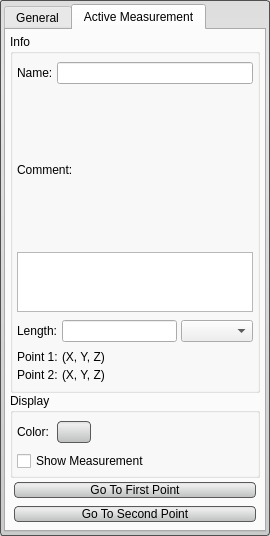
<?xml version="1.0" encoding="UTF-8"?>
<ui version="4.0">
 <class>MeasurementToolInterface</class>
 <widget class="QWidget" name="MeasurementToolInterface">
  <property name="geometry">
   <rect>
    <x>0</x>
    <y>0</y>
    <width>270</width>
    <height>536</height>
   </rect>
  </property>
  <property name="sizePolicy">
   <sizepolicy hsizetype="Preferred" vsizetype="Preferred">
    <horstretch>0</horstretch>
    <verstretch>0</verstretch>
   </sizepolicy>
  </property>
  <property name="minimumSize">
   <size>
    <width>0</width>
    <height>300</height>
   </size>
  </property>
  <property name="maximumSize">
   <size>
    <width>16777215</width>
    <height>16777215</height>
   </size>
  </property>
  <property name="windowTitle">
   <string>Measurement Tool</string>
  </property>
  <property name="styleSheet">
   <string notr="true">QWidget#MeasurementToolInterface{
	border-radius: 3px;
	background-color: qlineargradient(spread:pad, x1:0.5, y1:0, x2:0.5, y2:0.960227, stop:0 rgba(241, 241, 241, 255), stop:0.155779 rgba(250, 250, 250, 255), stop:1 rgba(222, 224, 224, 255));  
}

QPushButton{
	background-color: qlineargradient(spread:pad, x1:0.5, y1:0, x2:0.5, y2:0.960227, stop:0 rgba(221, 221, 221, 255), stop:0.155779 rgba(238, 238, 238, 255), stop:1 rgba(192, 194, 194, 255));
	border-radius: 4px;
	border: 1px solid rgb(90, 90, 90);
	margin:4px;
}

QPushButton:hover{
	background-color: qlineargradient(spread:pad, x1:0.5, y1:0, x2:0.5, y2:1, stop:0 rgba(195, 195, 195, 255), stop:0.253769 rgba(206, 206, 206, 255), stop:1 rgba(185, 185, 185, 255));
	border-radius: 4px;
	border: 1px solid rgb(90, 90, 90);
	margin:4px;
}

QPushButton:pressed{
	background-color: qlineargradient(spread:pad, x1:0.5, y1:0, x2:0.5, y2:1, stop:0 rgba(150, 150, 150, 255), stop:0.753769 rgba(206, 206, 206, 255), stop:1 rgba(185, 185, 185, 255));
	border-radius: 4px;
	border: 1px solid rgb(90, 90, 90);
	margin:4px;
}</string>
  </property>
  <layout class="QVBoxLayout" name="verticalLayout_6">
   <property name="spacing">
    <number>0</number>
   </property>
   <property name="margin">
    <number>0</number>
   </property>
   <item>
    <widget class="QWidget" name="base_" native="true">
     <property name="minimumSize">
      <size>
       <width>0</width>
       <height>0</height>
      </size>
     </property>
     <property name="styleSheet">
      <string notr="true">QWidget#base_{
	border-radius: 3px;
	border: 1px solid rgb(80, 80,80);
	background-color: qlineargradient(spread:pad, x1:0.5, y1:0, x2:0.5, y2:0.960227, stop:0 rgba(221, 221, 221, 255), stop:0.155779 rgba(228, 228, 228, 255), stop:1 rgba(202, 204, 204, 255));      
}</string>
     </property>
     <layout class="QVBoxLayout" name="verticalLayout_7">
      <property name="spacing">
       <number>0</number>
      </property>
      <property name="margin">
       <number>4</number>
      </property>
      <item>
       <widget class="QTabWidget" name="tab_widget_">
        <property name="styleSheet">
         <string notr="true">QTabWidget#general_tab_{
	border-radius: 3px;
	border: 1px solid rgb(80, 80,80);
	background-color: qlineargradient(spread:pad, x1:0.5, y1:0, x2:0.5, y2:0.960227, stop:0 rgba(221, 221, 221, 255), stop:0.155779 rgba(228, 228, 228, 255), stop:1 rgba(202, 204, 204, 255));      
}</string>
        </property>
        <property name="currentIndex">
         <number>1</number>
        </property>
        <widget class="QWidget" name="general_tab_">
         <attribute name="title">
          <string>General</string>
         </attribute>
         <layout class="QHBoxLayout" name="horizontalLayout">
          <property name="spacing">
           <number>0</number>
          </property>
          <property name="margin">
           <number>0</number>
          </property>
          <item>
           <widget class="QWidget" name="base_1_" native="true">
            <layout class="QVBoxLayout" name="verticalLayout_16">
             <item>
              <widget class="QGroupBox" name="measurements_groupbox_">
               <property name="title">
                <string>Measurements</string>
               </property>
               <layout class="QVBoxLayout" name="verticalLayout_3" stretch="3,0,0">
                <property name="spacing">
                 <number>4</number>
                </property>
                <property name="margin">
                 <number>4</number>
                </property>
                <item>
                 <widget class="QWidget" name="table_widget_" native="true">
                  <layout class="QVBoxLayout" name="verticalLayout_5">
                   <property name="spacing">
                    <number>0</number>
                   </property>
                   <property name="margin">
                    <number>0</number>
                   </property>
                   <item>
                    <widget class="Seg3D::MeasurementTableView" name="table_view_"/>
                   </item>
                  </layout>
                 </widget>
                </item>
                <item>
                 <widget class="QPushButton" name="copy_button_">
                  <property name="text">
                   <string>Copy Selection To Clipboard</string>
                  </property>
                 </widget>
                </item>
                <item>
                 <widget class="QPushButton" name="delete_button_">
                  <property name="text">
                   <string>Delete</string>
                  </property>
                 </widget>
                </item>
               </layout>
              </widget>
             </item>
             <item>
              <widget class="QWidget" name="bottom_widget_" native="true">
               <layout class="QVBoxLayout" name="verticalLayout_4">
                <property name="spacing">
                 <number>0</number>
                </property>
                <property name="margin">
                 <number>0</number>
                </property>
                <item>
                 <widget class="QGroupBox" name="units_groupbox_">
                  <property name="title">
                   <string>Units</string>
                  </property>
                  <layout class="QHBoxLayout" name="horizontalLayout_5">
                   <property name="spacing">
                    <number>0</number>
                   </property>
                   <property name="leftMargin">
                    <number>4</number>
                   </property>
                   <property name="topMargin">
                    <number>0</number>
                   </property>
                   <property name="rightMargin">
                    <number>4</number>
                   </property>
                   <property name="bottomMargin">
                    <number>0</number>
                   </property>
                   <item>
                    <widget class="QWidget" name="rb_widget_" native="true">
                     <property name="minimumSize">
                      <size>
                       <width>0</width>
                       <height>25</height>
                      </size>
                     </property>
                     <property name="maximumSize">
                      <size>
                       <width>16777215</width>
                       <height>30</height>
                      </size>
                     </property>
                     <layout class="QHBoxLayout" name="horizontalLayout_4">
                      <property name="spacing">
                       <number>4</number>
                      </property>
                      <property name="leftMargin">
                       <number>2</number>
                      </property>
                      <property name="topMargin">
                       <number>4</number>
                      </property>
                      <property name="rightMargin">
                       <number>0</number>
                      </property>
                      <property name="bottomMargin">
                       <number>4</number>
                      </property>
                      <item>
                       <widget class="QRadioButton" name="rb_index_">
                        <property name="text">
                         <string>Pixel</string>
                        </property>
                       </widget>
                      </item>
                      <item>
                       <widget class="QRadioButton" name="rb_world_">
                        <property name="text">
                         <string>Actual</string>
                        </property>
                       </widget>
                      </item>
                     </layout>
                    </widget>
                   </item>
                  </layout>
                 </widget>
                </item>
                <item>
                 <widget class="QGroupBox" name="opacity_groupbox_">
                  <property name="minimumSize">
                   <size>
                    <width>0</width>
                    <height>20</height>
                   </size>
                  </property>
                  <property name="title">
                   <string>Opacity</string>
                  </property>
                  <layout class="QVBoxLayout" name="verticalLayout_8">
                   <property name="spacing">
                    <number>2</number>
                   </property>
                   <property name="margin">
                    <number>4</number>
                   </property>
                   <item>
                    <widget class="QtUtils::QtSliderDoubleCombo" name="measurement_opacity_slider_" native="true"/>
                   </item>
                  </layout>
                 </widget>
                </item>
                <item>
                 <widget class="QWidget" name="button_widget_" native="true">
                  <property name="sizePolicy">
                   <sizepolicy hsizetype="Preferred" vsizetype="Preferred">
                    <horstretch>0</horstretch>
                    <verstretch>0</verstretch>
                   </sizepolicy>
                  </property>
                  <property name="minimumSize">
                   <size>
                    <width>0</width>
                    <height>0</height>
                   </size>
                  </property>
                  <property name="maximumSize">
                   <size>
                    <width>16777215</width>
                    <height>96</height>
                   </size>
                  </property>
                  <layout class="QVBoxLayout" name="verticalLayout_2" stretch="0">
                   <property name="spacing">
                    <number>0</number>
                   </property>
                   <property name="leftMargin">
                    <number>0</number>
                   </property>
                   <property name="topMargin">
                    <number>4</number>
                   </property>
                   <property name="rightMargin">
                    <number>0</number>
                   </property>
                   <property name="bottomMargin">
                    <number>0</number>
                   </property>
                   <item>
                    <widget class="QPushButton" name="export_button_">
                     <property name="text">
                      <string>Export Measurements To Clipboard</string>
                     </property>
                    </widget>
                   </item>
                  </layout>
                 </widget>
                </item>
               </layout>
              </widget>
             </item>
            </layout>
           </widget>
          </item>
         </layout>
        </widget>
        <widget class="QWidget" name="active_tab_">
         <attribute name="title">
          <string>Active Measurement</string>
         </attribute>
         <layout class="QHBoxLayout" name="horizontalLayout_2">
          <property name="spacing">
           <number>0</number>
          </property>
          <property name="margin">
           <number>0</number>
          </property>
          <item>
           <widget class="QWidget" name="base_2_" native="true">
            <layout class="QVBoxLayout" name="verticalLayout_9">
             <property name="spacing">
              <number>0</number>
             </property>
             <property name="margin">
              <number>4</number>
             </property>
             <item>
              <widget class="QGroupBox" name="info_groupbox_">
               <property name="sizePolicy">
                <sizepolicy hsizetype="Preferred" vsizetype="MinimumExpanding">
                 <horstretch>0</horstretch>
                 <verstretch>0</verstretch>
                </sizepolicy>
               </property>
               <property name="title">
                <string>Info</string>
               </property>
               <layout class="QVBoxLayout" name="verticalLayout_10">
                <property name="spacing">
                 <number>0</number>
                </property>
                <property name="margin">
                 <number>4</number>
                </property>
                <item>
                 <widget class="QWidget" name="name_widget_" native="true">
                  <property name="sizePolicy">
                   <sizepolicy hsizetype="Preferred" vsizetype="Preferred">
                    <horstretch>0</horstretch>
                    <verstretch>0</verstretch>
                   </sizepolicy>
                  </property>
                  <layout class="QHBoxLayout" name="horizontalLayout_8">
                   <property name="spacing">
                    <number>4</number>
                   </property>
                   <property name="leftMargin">
                    <number>0</number>
                   </property>
                   <property name="topMargin">
                    <number>4</number>
                   </property>
                   <property name="rightMargin">
                    <number>0</number>
                   </property>
                   <property name="bottomMargin">
                    <number>4</number>
                   </property>
                   <item>
                    <widget class="QLabel" name="name_label_">
                     <property name="text">
                      <string>Name:</string>
                     </property>
                    </widget>
                   </item>
                   <item>
                    <widget class="QLineEdit" name="name_lineedit_">
                     <property name="sizePolicy">
                      <sizepolicy hsizetype="Expanding" vsizetype="Preferred">
                       <horstretch>0</horstretch>
                       <verstretch>0</verstretch>
                      </sizepolicy>
                     </property>
                    </widget>
                   </item>
                  </layout>
                 </widget>
                </item>
                <item>
                 <widget class="QWidget" name="comment_widget_" native="true">
                  <property name="sizePolicy">
                   <sizepolicy hsizetype="Preferred" vsizetype="MinimumExpanding">
                    <horstretch>0</horstretch>
                    <verstretch>0</verstretch>
                   </sizepolicy>
                  </property>
                  <layout class="QVBoxLayout" name="verticalLayout_11">
                   <property name="spacing">
                    <number>4</number>
                   </property>
                   <property name="leftMargin">
                    <number>0</number>
                   </property>
                   <property name="topMargin">
                    <number>4</number>
                   </property>
                   <property name="rightMargin">
                    <number>0</number>
                   </property>
                   <property name="bottomMargin">
                    <number>4</number>
                   </property>
                   <item>
                    <widget class="QLabel" name="comment_label_">
                     <property name="text">
                      <string>Comment:</string>
                     </property>
                    </widget>
                   </item>
                   <item>
                    <widget class="Seg3D::MeasurementTextEdit" name="comment_textbox_">
                     <property name="sizePolicy">
                      <sizepolicy hsizetype="Expanding" vsizetype="MinimumExpanding">
                       <horstretch>0</horstretch>
                       <verstretch>0</verstretch>
                      </sizepolicy>
                     </property>
                     <property name="maximumSize">
                      <size>
                       <width>16777215</width>
                       <height>60</height>
                      </size>
                     </property>
                    </widget>
                   </item>
                  </layout>
                 </widget>
                </item>
                <item>
                 <widget class="QWidget" name="position_widget_" native="true">
                  <layout class="QVBoxLayout" name="verticalLayout_12">
                   <property name="spacing">
                    <number>4</number>
                   </property>
                   <property name="margin">
                    <number>0</number>
                   </property>
                   <item>
                    <widget class="QWidget" name="length_widget_" native="true">
                     <layout class="QHBoxLayout" name="horizontalLayout_9">
                      <property name="spacing">
                       <number>4</number>
                      </property>
                      <property name="leftMargin">
                       <number>0</number>
                      </property>
                      <property name="topMargin">
                       <number>4</number>
                      </property>
                      <property name="rightMargin">
                       <number>0</number>
                      </property>
                      <property name="bottomMargin">
                       <number>4</number>
                      </property>
                      <item>
                       <widget class="QLabel" name="length_label_">
                        <property name="text">
                         <string>Length:</string>
                        </property>
                       </widget>
                      </item>
                      <item>
                       <widget class="QLineEdit" name="length_lineedit_">
                        <property name="sizePolicy">
                         <sizepolicy hsizetype="Expanding" vsizetype="Preferred">
                          <horstretch>0</horstretch>
                          <verstretch>0</verstretch>
                         </sizepolicy>
                        </property>
                       </widget>
                      </item>
                      <item>
                       <widget class="QComboBox" name="unit_combobox_">
                        <property name="sizePolicy">
                         <sizepolicy hsizetype="Preferred" vsizetype="Preferred">
                          <horstretch>0</horstretch>
                          <verstretch>0</verstretch>
                         </sizepolicy>
                        </property>
                       </widget>
                      </item>
                     </layout>
                    </widget>
                   </item>
                   <item>
                    <widget class="QWidget" name="point_widget_" native="true">
                     <layout class="QVBoxLayout" name="verticalLayout">
                      <property name="spacing">
                       <number>4</number>
                      </property>
                      <property name="leftMargin">
                       <number>0</number>
                      </property>
                      <property name="topMargin">
                       <number>0</number>
                      </property>
                      <property name="rightMargin">
                       <number>0</number>
                      </property>
                      <property name="bottomMargin">
                       <number>4</number>
                      </property>
                      <item>
                       <widget class="QWidget" name="p0_widget_" native="true">
                        <layout class="QHBoxLayout" name="horizontalLayout_6">
                         <property name="spacing">
                          <number>4</number>
                         </property>
                         <property name="margin">
                          <number>0</number>
                         </property>
                         <item>
                          <widget class="QLabel" name="p0_label_">
                           <property name="sizePolicy">
                            <sizepolicy hsizetype="Maximum" vsizetype="Preferred">
                             <horstretch>0</horstretch>
                             <verstretch>0</verstretch>
                            </sizepolicy>
                           </property>
                           <property name="minimumSize">
                            <size>
                             <width>0</width>
                             <height>0</height>
                            </size>
                           </property>
                           <property name="text">
                            <string>Point 1:</string>
                           </property>
                          </widget>
                         </item>
                         <item>
                          <widget class="QLabel" name="p0_value_">
                           <property name="text">
                            <string>(X, Y, Z)</string>
                           </property>
                          </widget>
                         </item>
                        </layout>
                       </widget>
                      </item>
                      <item>
                       <widget class="QWidget" name="p1_widget_" native="true">
                        <layout class="QHBoxLayout" name="horizontalLayout_7">
                         <property name="spacing">
                          <number>4</number>
                         </property>
                         <property name="margin">
                          <number>0</number>
                         </property>
                         <item>
                          <widget class="QLabel" name="p1_label_">
                           <property name="sizePolicy">
                            <sizepolicy hsizetype="Maximum" vsizetype="Preferred">
                             <horstretch>0</horstretch>
                             <verstretch>0</verstretch>
                            </sizepolicy>
                           </property>
                           <property name="text">
                            <string>Point 2:</string>
                           </property>
                          </widget>
                         </item>
                         <item>
                          <widget class="QLabel" name="p1_value_">
                           <property name="text">
                            <string>(X, Y, Z)</string>
                           </property>
                          </widget>
                         </item>
                        </layout>
                       </widget>
                      </item>
                     </layout>
                    </widget>
                   </item>
                  </layout>
                 </widget>
                </item>
               </layout>
              </widget>
             </item>
             <item>
              <widget class="QGroupBox" name="display_groupbox_">
               <property name="title">
                <string>Display</string>
               </property>
               <layout class="QVBoxLayout" name="verticalLayout_14">
                <property name="spacing">
                 <number>0</number>
                </property>
                <property name="margin">
                 <number>4</number>
                </property>
                <item>
                 <widget class="QWidget" name="display_widget_" native="true">
                  <layout class="QVBoxLayout" name="verticalLayout_15">
                   <property name="spacing">
                    <number>4</number>
                   </property>
                   <property name="margin">
                    <number>0</number>
                   </property>
                   <item>
                    <widget class="QWidget" name="color_widget_" native="true">
                     <layout class="QHBoxLayout" name="horizontalLayout_10">
                      <property name="spacing">
                       <number>4</number>
                      </property>
                      <property name="margin">
                       <number>0</number>
                      </property>
                      <item>
                       <widget class="QLabel" name="color_label_">
                        <property name="sizePolicy">
                         <sizepolicy hsizetype="Maximum" vsizetype="Preferred">
                          <horstretch>0</horstretch>
                          <verstretch>0</verstretch>
                         </sizepolicy>
                        </property>
                        <property name="text">
                         <string>Color:</string>
                        </property>
                       </widget>
                      </item>
                      <item>
                       <widget class="QPushButton" name="color_button_">
                        <property name="sizePolicy">
                         <sizepolicy hsizetype="Maximum" vsizetype="Fixed">
                          <horstretch>0</horstretch>
                          <verstretch>0</verstretch>
                         </sizepolicy>
                        </property>
                        <property name="minimumSize">
                         <size>
                          <width>0</width>
                          <height>30</height>
                         </size>
                        </property>
                        <property name="text">
                         <string/>
                        </property>
                       </widget>
                      </item>
                      <item>
                       <spacer name="horizontalSpacer">
                        <property name="orientation">
                         <enum>Qt::Horizontal</enum>
                        </property>
                        <property name="sizeHint" stdset="0">
                         <size>
                          <width>40</width>
                          <height>20</height>
                         </size>
                        </property>
                       </spacer>
                      </item>
                     </layout>
                    </widget>
                   </item>
                   <item>
                    <widget class="QCheckBox" name="show_checkbox_">
                     <property name="sizePolicy">
                      <sizepolicy hsizetype="Minimum" vsizetype="Preferred">
                       <horstretch>0</horstretch>
                       <verstretch>0</verstretch>
                      </sizepolicy>
                     </property>
                     <property name="text">
                      <string>Show Measurement</string>
                     </property>
                    </widget>
                   </item>
                  </layout>
                 </widget>
                </item>
               </layout>
              </widget>
             </item>
             <item>
              <widget class="QPushButton" name="goto_first_button_">
               <property name="sizePolicy">
                <sizepolicy hsizetype="Minimum" vsizetype="Preferred">
                 <horstretch>0</horstretch>
                 <verstretch>0</verstretch>
                </sizepolicy>
               </property>
               <property name="text">
                <string>Go To First Point</string>
               </property>
              </widget>
             </item>
             <item>
              <widget class="QPushButton" name="goto_second_button_">
               <property name="sizePolicy">
                <sizepolicy hsizetype="Minimum" vsizetype="Preferred">
                 <horstretch>0</horstretch>
                 <verstretch>0</verstretch>
                </sizepolicy>
               </property>
               <property name="text">
                <string>Go To Second Point</string>
               </property>
              </widget>
             </item>
            </layout>
           </widget>
          </item>
         </layout>
        </widget>
       </widget>
      </item>
     </layout>
    </widget>
   </item>
  </layout>
 </widget>
 <customwidgets>
  <customwidget>
   <class>QtUtils::QtSliderDoubleCombo</class>
   <extends>QWidget</extends>
   <header location="global">QtUtils/Widgets/QtSliderDoubleCombo.h</header>
   <container>1</container>
  </customwidget>
  <customwidget>
   <class>Seg3D::MeasurementTableView</class>
   <extends>QTableView</extends>
   <header>Interface/ToolInterface/detail/MeasurementTableView.h</header>
  </customwidget>
  <customwidget>
   <class>Seg3D::MeasurementTextEdit</class>
   <extends>QTextEdit</extends>
   <header>Interface/ToolInterface/detail/MeasurementTextEdit.h</header>
  </customwidget>
 </customwidgets>
 <resources/>
 <connections/>
</ui>
